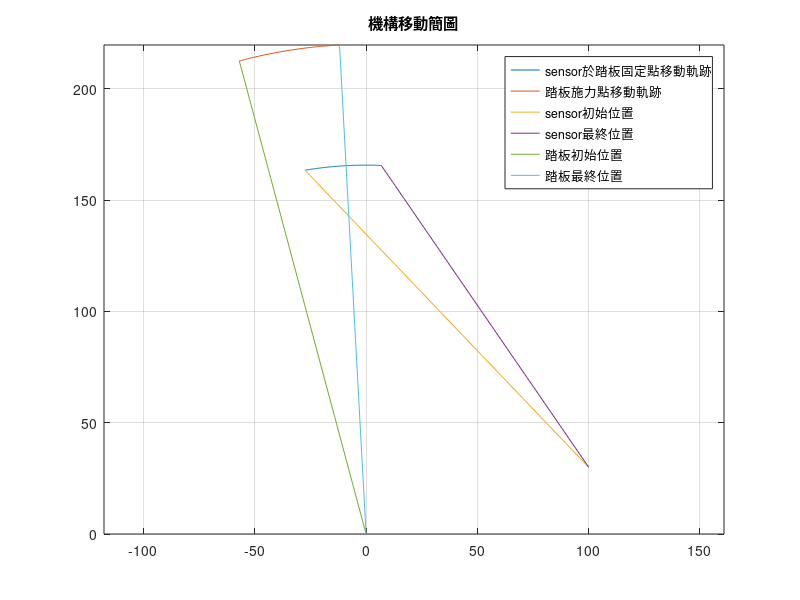
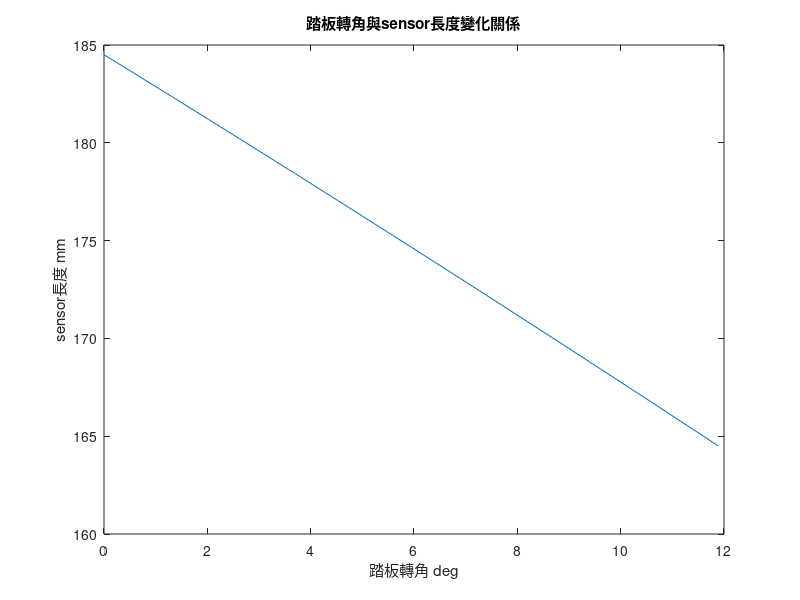

The MATLAB script that drew these images, in order: (Note: this script raises an error after producing the figures.)
%% 清除變數和圖表
clc
clear
close all

%% 定義變數
GasPadelAxis=[0;0;1];                                               %踏板旋轉軸點
SensorAxis=[100;30;1];                                              %sensor 旋轉軸點
GasPadelForcePoint = [220*sind(-15); 220*cosd(-15); 1];             %腳踩在踏板上的點
GasPadelSensorPoint = [165.71*sind(-9.53); 165.71*cosd(-9.53); 1];  %sensor接在踏板上的點

PedalPushTheta=11.89*pi/180;        %踏板旋轉角
sensorLengthchange=[0,0,0];         %用來記錄等一下循環內需要的值，要初始化
%% 計算機構變化
ind=1;  %計數器
for i=0:0.01:1 %用比例下去算目前轉了幾%，極限就是PedalPushTheta=11.89*pi/180
    
    %目前轉了幾度
    PedalPushThetaNow=PedalPushTheta*i;

    % 創建旋轉矩陣(踩踏板時踏板轉動的角度)
    GasPadelLocalation = [cos(PedalPushThetaNow) sin(PedalPushThetaNow) 0;
        -sin(PedalPushThetaNow) cos(PedalPushThetaNow) 0;
        0 0 1]; 

    %用旋轉矩陣去算出GasPadelForcePoint旋轉時會跑去哪
    GasPadelForcePointNow = GasPadelLocalation * GasPadelForcePoint;
    
    %用旋轉矩陣去算出GasPadelSensorPoint旋轉時會跑去哪
    GasPadelSensorPointNow = GasPadelLocalation * GasPadelSensorPoint;

    %求當下sensor的長度
    Sensorlength = sqrt((SensorAxis(1) - GasPadelSensorPointNow(1))^2 + (SensorAxis(2) - GasPadelSensorPointNow(2))^2);

    sensorLengthchange(ind,1)=PedalPushThetaNow*180/pi;         %紀錄轉角
    sensorLengthchange(ind,2)=Sensorlength;                     %紀錄sensor長
    sensorLengthchange(ind,3)=GasPadelForcePointNow(1);         %紀錄施力點x軸的移動量

    GasPadelSensorPoint_x(ind,1)=GasPadelSensorPointNow(1);     %紀錄施力點x軸的移動量
    GasPadelSensorPoint_y(ind,1)=GasPadelSensorPointNow(2);     %紀錄施力點x軸的移動量

    GasPadelForcePoint_x(ind,1)=GasPadelForcePointNow(1);       %紀錄腳踩在踏板上的點x值
    GasPadelForcePoint_y(ind,1)=GasPadelForcePointNow(2);       %紀錄腳踩在踏板上的點y值
    ind=ind+1;  %更新計數器
end

%% 計算在不同轉角下sensor的變化
caulsensorLengthchange=[sensorLengthchange(1,2);sensorLengthchange(:,2)];   %開頭重複一次因應下面的for循環
for i=1:length(caulsensorLengthchange)-1
    a=caulsensorLengthchange(i)-caulsensorLengthchange(i+1);
    deltasensorLengthchange(i,:)=a;     %這個就是不同轉角下sensor壓縮的變化量
end
deltasensorLengt=sensorLengthchange(1,2)-sensorLengthchange(end,2);

%% 畫圖
figure
plot(GasPadelSensorPoint_x,GasPadelSensorPoint_y)
hold on
plot(GasPadelForcePoint_x,GasPadelForcePoint_y)

plot([GasPadelSensorPoint_x(1);SensorAxis(1)],[GasPadelSensorPoint_y(1);SensorAxis(2)])
plot([GasPadelSensorPoint_x(end);SensorAxis(1)],[GasPadelSensorPoint_y(end);SensorAxis(2)])

plot([GasPadelForcePoint_x(1);GasPadelAxis(1)],[GasPadelForcePoint_y(1);GasPadelAxis(2)])
plot([GasPadelForcePoint_x(end);GasPadelAxis(1)],[GasPadelForcePoint_y(end);GasPadelAxis(2)])

title('機構移動簡圖')
legend('sensor於踏板固定點移動軌跡','踏板施力點移動軌跡','sensor初始位置','sensor最終位置','踏板初始位置','踏板最終位置',Location='northeast')
axis equal
grid on
hold off


figure
%轉角對上sensor長度變化
plot(sensorLengthchange(:,1),sensorLengthchange(:,2))
title('踏板轉角與sensor長度變化關係')
xlabel('踏板轉角 deg')
ylabel('sensor長度 mm')

figure
%施力點x軸位移對上sensor長度變化
plot(sensorLengthchange(:,3)-sensorLengthchange(1,3),sensorLengthchange(:,2))
title('施力點x軸位移與sensor長度變化關係')
xlabel('施力點x軸位移 mm')
ylabel('sensor長度 mm')

figure
%轉角對上sensor長度變化量
plot(sensorLengthchange(:,1),deltasensorLengthchange(:,1))
title('踏板轉角與sensor長度變化量關係關係')
xlabel('踏板轉角 deg')
ylabel('sensor長度變化量 mm')

figure
%施力點x軸位移對上sensor長度變化量
plot(sensorLengthchange(:,3)-sensorLengthchange(1,3),deltasensorLengthchange(:,1))
title('施力點x軸位移與sensor長度變化量關係')
xlabel('施力點x軸位移 mm')
ylabel('sensor長度變化量 mm')
